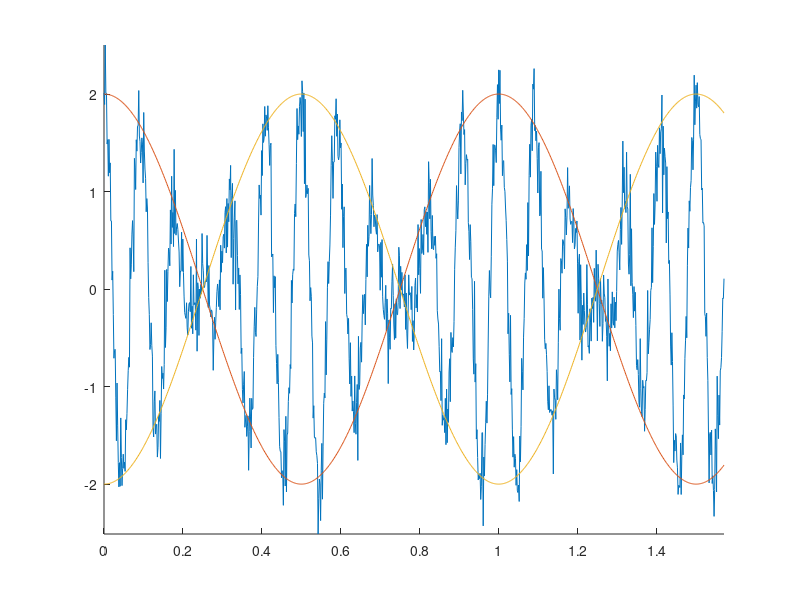

Write the MATLAB code that produced this figure.
t=linspace(0,pi/2,1000);
f1=12;
f2=10;
y=cos(2*pi*f1*t)+cos(2*pi*f2*t);
envolope = [2*cos(pi*(f1-f2)*t); 2*cos(pi*(f1-f2)*t-pi)];

r = 0.25*randn(1,1000);
y=y+r

figure
hold on
plot(t,y)

plot(t,envolope)
axis tight